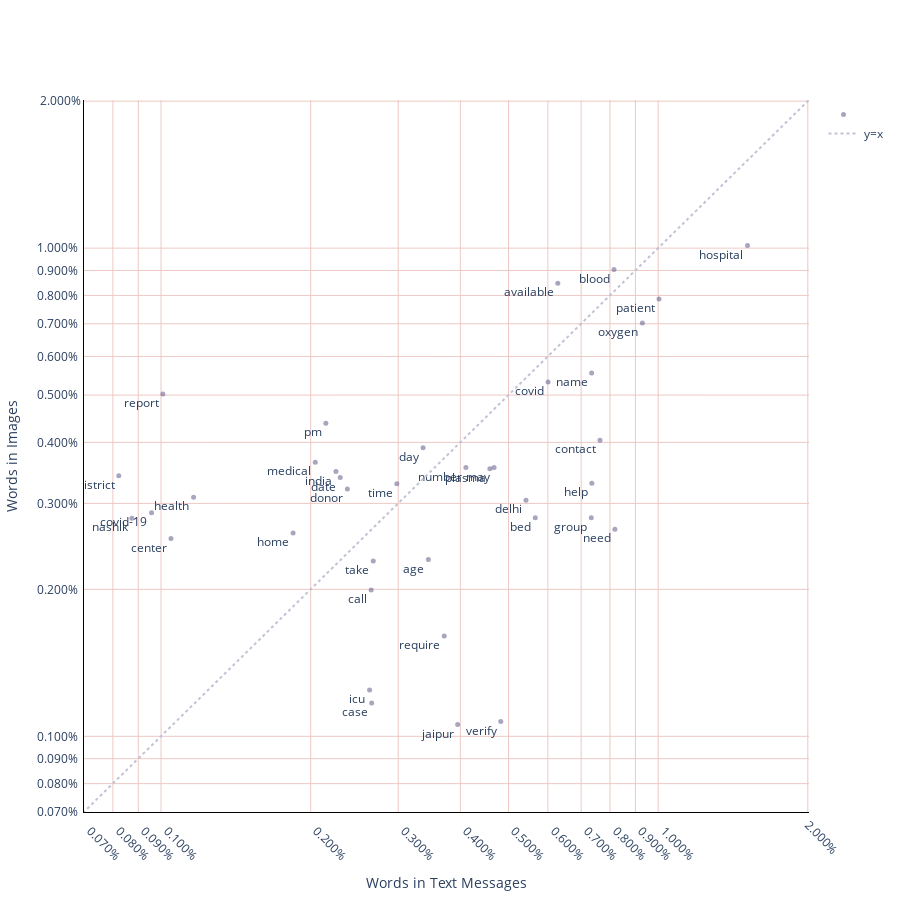

The cell this chart's notebook holds for it:
### Code cell
import plotly.graph_objects as go
import plotly.express as px

fig = go.Figure()

fig.add_trace(
    go.Scatter(x=result_clean["WA_proportion"], y=result_clean["img_proportion"],
              mode="markers+text",text=result_clean["word"],
              textposition='bottom left',
              marker=dict(
                    color='#514E80',
                    size=5,
                    opacity=0.5,),
              name = "",
              )
              
)

ax_arr = np.arange(0, 1.0375284158)
fig.add_trace(go.Scatter(
        x=ax_arr,
        y=ax_arr,
        mode="lines",
        line=dict(color="#c2c2d6", 
                 dash='dot'),
        name="y=x")
        
)


fig.update_xaxes(type="log", range=[-3.155, -1.6965818195541233],
                 showgrid=True,linecolor='black',gridcolor='#EDC9C4')
fig.update_yaxes(type="log", range=[-3.155, -1.6965818195541233],
                 showgrid=True,linecolor='black',gridcolor='#EDC9C4')



fig.update_layout(
    plot_bgcolor="white",
    autosize=False,
    width=900,
    height=900,
    yaxis=dict(tickformat=".3%"),
    xaxis=dict(tickformat=".3%",tickangle=45),
    xaxis_title="Words in Text Messages",
    yaxis_title="Words in Images"
)

fig.show()

### Figure 1 — Plotly figure (JSON) as saved in the notebook; plotly's stock layout.template omitted (floating-point values rounded to 4 significant figures)
{"data": [{"marker": {"color": "#514E80", "opacity": 0.5, "size": 5}, "mode": "markers+text", "name": "", "text": ["patient", "case", "help", "contact", "call", "verify", "donor", "blood", "hospital", "day", "lead", "plasma", "available", "covid", "group", "time", "oxygen", "delhi", "pm", "may", "need", "number", "home", "bed", "covid-19", "take", "report", "icu", "name", "medical", "health", "age", "require", "date", "india", "center", "district", "jaipur", "nashik"], "textposition": "bottom left", "type": "scatter", "x": [0.01004, 0.002653, 0.007355, 0.007637, 0.002646, 0.004824, 0.00237, 0.008151, 0.01513, 0.003366, 0.00449, 0.004586, 0.006282, 0.006006, 0.007335, 0.00298, 0.009295, 0.005421, 0.002145, 0.004676, 0.008183, 0.004104, 0.001843, 0.005659, 0.0009571, 0.002672, 0.001008, 0.002627, 0.007348, 0.002043, 0.001163, 0.003449, 0.003713, 0.002293, 0.002248, 0.001047, 0.0008222, 0.00395, 0.0008736], "y": [0.007866, 0.00117, 0.003299, 0.004042, 0.001995, 0.001072, 0.003209, 0.009036, 0.01012, 0.003899, 0.0004799, 0.003532, 0.008473, 0.005317, 0.002805, 0.003292, 0.007026, 0.003044, 0.004379, 0.003554, 0.002655, 0.003554, 0.00261, 0.002805, 0.002872, 0.002287, 0.005024, 0.001245, 0.005549, 0.003644, 0.003089, 0.002302, 0.001605, 0.003389, 0.003487, 0.002542, 0.003419, 0.001057, 0.002797]}, {"line": {"color": "#c2c2d6", "dash": "dot"}, "mode": "lines", "name": "y=x", "type": "scatter", "x": [0, 1], "y": [0, 1]}], "layout": {"autosize": false, "height": 900, "plot_bgcolor": "white", "width": 900, "xaxis": {"gridcolor": "#EDC9C4", "linecolor": "black", "range": [-3.155, -1.697], "showgrid": true, "tickangle": 45, "tickformat": ".3%", "title": {"text": "Words in Text Messages"}, "type": "log"}, "yaxis": {"gridcolor": "#EDC9C4", "linecolor": "black", "range": [-3.155, -1.697], "showgrid": true, "tickformat": ".3%", "title": {"text": "Words in Images"}, "type": "log"}}}
